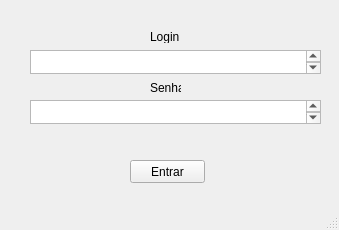
<?xml version="1.0" encoding="UTF-8"?>
<ui version="4.0">
 <class>MainWindow</class>
 <widget class="QMainWindow" name="MainWindow">
  <property name="geometry">
   <rect>
    <x>0</x>
    <y>0</y>
    <width>339</width>
    <height>230</height>
   </rect>
  </property>
  <property name="windowTitle">
   <string>MainWindow</string>
  </property>
  <widget class="QWidget" name="centralWidget">
   <widget class="QLabel" name="lblNome">
    <property name="geometry">
     <rect>
      <x>150</x>
      <y>30</y>
      <width>47</width>
      <height>13</height>
     </rect>
    </property>
    <property name="text">
     <string>Login</string>
    </property>
   </widget>
   <widget class="QPlainTextEdit" name="txtLogin">
    <property name="geometry">
     <rect>
      <x>30</x>
      <y>50</y>
      <width>291</width>
      <height>24</height>
     </rect>
    </property>
   </widget>
   <widget class="QPlainTextEdit" name="txtSenha">
    <property name="geometry">
     <rect>
      <x>30</x>
      <y>100</y>
      <width>291</width>
      <height>24</height>
     </rect>
    </property>
   </widget>
   <widget class="QLabel" name="lblCpf">
    <property name="geometry">
     <rect>
      <x>150</x>
      <y>80</y>
      <width>31</width>
      <height>16</height>
     </rect>
    </property>
    <property name="text">
     <string>Senha</string>
    </property>
   </widget>
   <widget class="QPushButton" name="btnEntrar">
    <property name="geometry">
     <rect>
      <x>130</x>
      <y>160</y>
      <width>75</width>
      <height>23</height>
     </rect>
    </property>
    <property name="text">
     <string>Entrar</string>
    </property>
   </widget>
  </widget>
  <widget class="QStatusBar" name="statusBar"/>
 </widget>
 <layoutdefault spacing="6" margin="11"/>
 <resources/>
 <connections/>
</ui>
